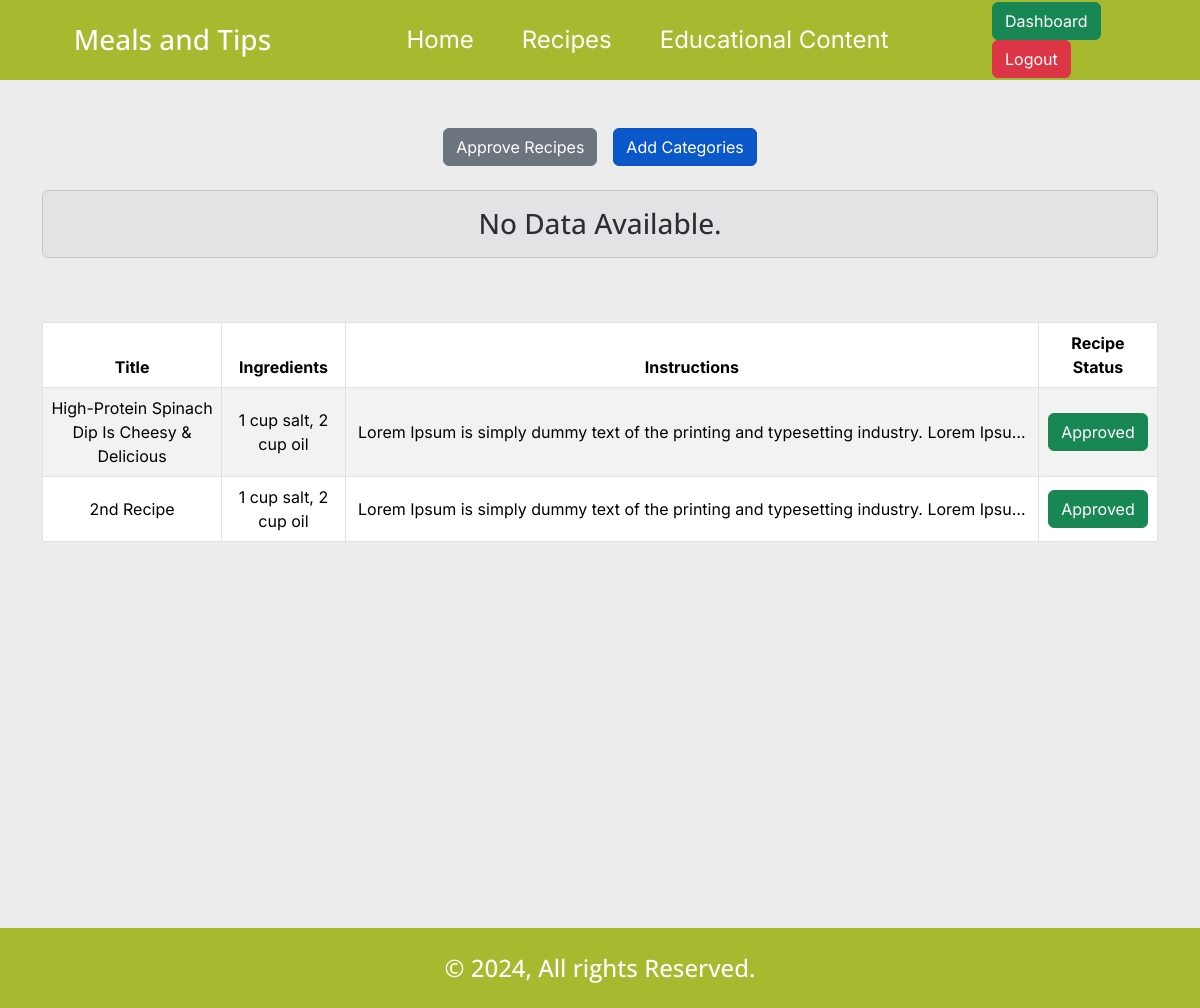
Page /adminDashboard.php (signed in) on the committed database.
### tables this page shows
CREATE TABLE `recipes` (
  `id` int(11) NOT NULL,
  `recipe_title` varchar(255) NOT NULL,
  `ingredients` text NOT NULL,
  `instructions` text NOT NULL,
  `nutritionist_id` int(11) NOT NULL,
  `cat_id` int(11) NOT NULL,
  `recipe_status` enum('0','1','2') NOT NULL DEFAULT '0',
  `recipe_img` text DEFAULT NULL
);

### adminDashboard.php (the view, shortened to what this page needs)
<?php
require_once 'core/database.php';
?>
<!DOCTYPE html>
<html lang="en">
<head>
    <?php include 'includes/external_css.php'; ?>
    <link rel="stylesheet" href="css/style.min.css">
</head>
<body id="adminDashboard">
    <?php include_once 'includes/header.php'; ?>
    <div class="container mx-auto mt-5 min-h-800">
        <div class="row">
            <div class="tab-buttons col-12 d-flex gap-3 justify-content-center">
                <a href="#!" class="btn btn-secondary">Approve Recipes</a>
                <a href="#!" class="btn btn-primary active">Add Categories</a>
            </div>
        </div>
        <div class="row content-wrapper">
            <div class="col-12 mx-auto mt-4">
                <div class="row">
                    <div class="col-12 mb-5">
                        <?php
                        $getRecipe_Q = $db->query("CALL `get_recipes_list_in_review`()");
                        if (mysqli_num_rows($getRecipe_Q) > 0):
                        ?>
                            <table id="example" class="align-middle text-center table table-striped table-bordered">
                                <thead>
                                    <tr>
                                        <th>Title</th>
                                        <th>Ingredients</th>
                                        <th>Instructions</th>
                                        <th>Recipe Image</th>
                                        <th>Recipe Status</th>
                                        <th>Action</th>
                                    </tr>
                                </thead>
                                <tbody>
                                    <?php while ($recipe_list = mysqli_fetch_object($getRecipe_Q)): ?>
                                        <tr>
                                            <td><?= $recipe_list->recipe_title ?></td>
                                            <td><?= $recipe_list->ingredients ?></td>
                                            <td><span title="<?= $recipe_list->instructions ?>" class="line-clamp-1"><?= $recipe_list->instructions ?></span>
                                            </td>
                                            <td>
                                                <img class="d-block mx-auto" src="img/recipe/<?= $recipe_list->recipe_img ?>" alt="recipe_img_<?= $recipe_list->recipe_id ?>" width="50" height="50">
                                            </td>
                                            <td>
                                                <?php if ($recipe_list->recipe_status == '0'): ?>
                                                    <span class="btn btn-secondary">in-review</span>
                                                <?php else: ?>
                                                    <span class="btn btn-success">approved</span>
                                                <?php endif; ?>
                                            </td>
                                            <td>
                                                <a href="#!" data-id="<?= $recipe_list->recipe_id ?>" class="btn btn-sm btn-primary btn-update" data-bs-toggle="modal" data-bs-target="#editModal">Edit</a>
                                                <a href="#!" data-id="<?= $recipe_list->recipe_id ?>" class="btn btn-sm btn-danger btn-del">Delete</a>
                                            </td>
                                        </tr>
                                    <?php endwhile; ?>
                                </tbody>
                            </table>
                        <?php else: ?>
                            <h3 class="text-center alert alert-secondary">No Data Available.</h3>
                        <?php endif;
                        $db->next_result(); ?>
                    </div>
                    <div class="col-12">
                        <?php
                        $getRecipe1_Q = $db->query("CALL `get_recipes_list_approved`()");
                        if (mysqli_num_rows($getRecipe1_Q) > 0):
                        ?>
                            <table id="example1" class="align-middle text-center table table-striped table-bordered">
                                <thead>
                                    <tr>
                                        <th>Title</th>
                                        <th>Ingredients</th>
                                        <th>Instructions</th>
                                        <th>Recipe Status</th>
                                    </tr>
                                </thead>
                                <tbody>
                                    <?php while ($recipe_list_ = mysqli_fetch_object($getRecipe1_Q)): ?>
                                        <tr>
                                            <td><?= $recipe_list_->recipe_title ?></td>
                                            <td><?= $recipe_list_->ingredients ?></td>
                                            <td><span title="<?= $recipe_list_->instructions ?>" class="line-clamp-1"><?= $recipe_list_->instructions ?></span></td>
                                            <td>
                                                <?php if ($recipe_list_->recipe_status == '0'): ?>
                                                    <span class="btn btn-secondary">In-Review</span>
                                                <?php else: ?>
                                                    <span class="btn btn-success">Approved</span>
                                                <?php endif; ?>
                                            </td>
                                        </tr>
                                    <?php endwhile; ?>
                                </tbody>
                            </table>
                        <?php else: ?>
                        <?php endif;
                        $db->next_result(); ?>
                    </div>
                </div>
            </div>
        </div>
    </div>
    <div class="toast-container position-fixed bottom-0 end-0 p-3">
    </div>
    <?php include_once 'includes/footer.php'; ?>
</body>
</html>

### rows in the picture
recipes: recipe_title "High-Protein Spinach Dip Is Cheesy & Delicious", ingredients "1 cup salt, 2 cup oil", instructions "Lorem Ipsum is simply dummy text of the printing and typesetting industry. Lorem…", recipe_status "Approved"
recipes: recipe_title "2nd Recipe", ingredients "1 cup salt, 2 cup oil", instructions "Lorem Ipsum is simply dummy text of the printing and typesetting industry. Lorem…", recipe_status "Approved"

### other values in the picture
TITLE "Meals and Tips"
